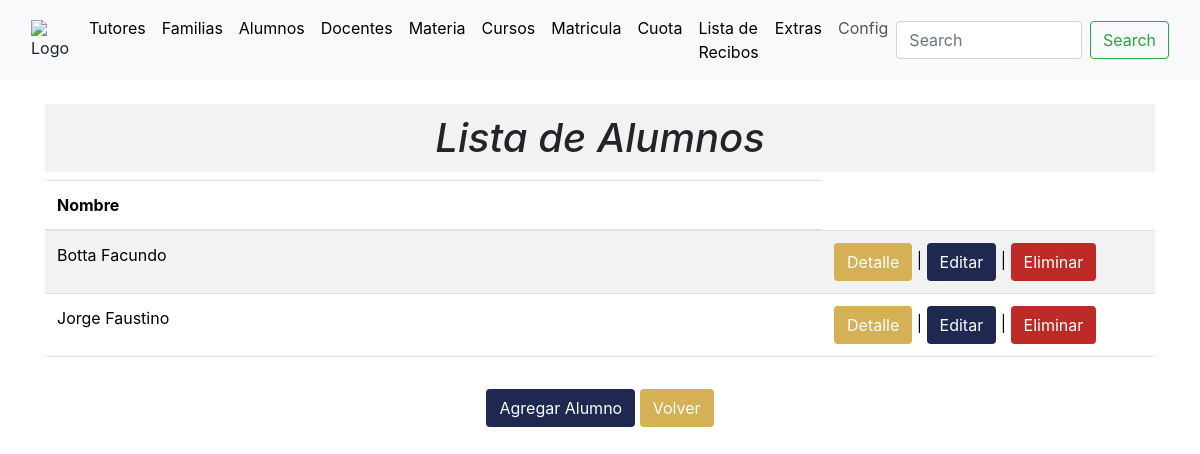
The app's page /lista_alumnos/ (signed in) with its own data.
### academico/models.py (models this page shows, shortened)
class Alumnos(models.Model):
    Familia = models.ForeignKey(Familia, on_delete=models.CASCADE)
    curso = models.ForeignKey(Cursos, on_delete=models.CASCADE, null=True, blank=True)
    Baja_Alumno = models.BooleanField()
    Casa = models.ForeignKey(Casas, on_delete=models.CASCADE)
    Colegio = models.ForeignKey(Colegios, on_delete=models.CASCADE)
    Lugar_Nacimiento = models.ForeignKey(Lugar_Nacimiento, on_delete=models.CASCADE)
    Nacionalidad = models.ForeignKey(Nacionalidad, on_delete=models.CASCADE)
    Localidad = models.ForeignKey(Localidad, on_delete=models.CASCADE)
    Apellidos = models.CharField(max_length=255)
    Nombres = models.CharField(max_length=255)
    DNI = models.CharField(max_length=255)
    Edad = models.IntegerField()
    Fecha_Nacimiento = models.DateField()
    Domicilio = models.CharField(max_length=255)
    Email_Institucional = models.EmailField()
    Email_Personal = models.EmailField()
    Escuela_Procedencia = models.CharField(max_length=255)
    Enfermedades = models.CharField(max_length=255)
    Toma_Medicamentos = models.CharField(max_length=255)
    Telefono_Urgencia = models.CharField(max_length=255)
    generos = [('V', 'Varón'),('M', 'Mujer'),]
    Sexo = models.CharField(max_length=1, choices=generos)
    def __str__(self):
        return '%s %s '%(self.Apellidos, self.Nombres)
    class Meta:
        db_table = 'Alumnos'
        verbose_name = 'Alumno'
        verbose_name_plural = 'Alumnos'

### academico/views.py (the view)
# urls.py: path('lista_alumnos/', views.lista_alumnos, name='lista_alumnos'),
@login_required
def lista_alumnos(request):
    alumnos = Alumnos.objects.all()
    Familias = Familia.objects.all()
    curso = Cursos.objects.all()
    colegio = Colegios.objects.all()
    Casa = Casas.objects.all()
    Lugar_Nacimientos = Lugar_Nacimiento.objects.all()
    Nacionalidades = Nacionalidad.objects.all()
    Localidades = Localidad.objects.all()
    context = {'alumnos': alumnos,
               'Familias':Familias,
               'Curso': curso,
               'Casa': Casa,
               'Lugar_Nacimientos': Lugar_Nacimientos,
               'Nacionalidades': Nacionalidades,
               'Localidades': Localidades,
               'colegio':colegio}
    return render(request, 'lista_alumnos.html', context)

### academico/models.py (called while the page is built)
    def __str__(self):
        return '%s '%(self.Nombre_Familia)

    def __str__(self):
        return '%s '%(self.Nombre)

    def __str__(self):
        return '%s '%(self.Nombre)

    def __str__(self):
        return '%s '%(self.Lugar)

    def __str__(self):
        return '%s '%(self.Nacionalidad)

    def __str__(self):
        return '%s '%(self.Localidad)

    def __str__(self):
        return '%s '%(self.Division)

    def __str__(self):
        return '%s '%(self.Año)

    def __str__(self):
        return '%s - %s %s'%(self.id, self.años, self.Division)

### academico/templates/lista_alumnos.html (shortened to what this page needs)
{% extends "base.html" %}
{% block content %}
<main>
  <div class="container mt-4">
    <div class="row justify-content-center">
      <div class="col-md-12 text-center">
        <h1 style="font-style: italic; background-color: #f2f2f2; padding: 10px;">Lista de Alumnos</h1>
      </div>
    </div>
    <div class="row justify-content-center">
      <div class="col-md-12"> <div class="table-responsive">
        <table class="table table-striped table-hover">
          <thead>
            <tr>
              <th style="width: 70%;">Nombre</th>
            </tr>
          </thead>
          <tbody>
            {% for alumno in alumnos|dictsort:"Apellidos" %}
              <tr>
                <td>
                  {{ alumno }}
                </td>
                <td>
                  <button type="button" class="btn" style="background-color: rgb(214,176,85); color: white;"
                          data-toggle="modal" data-target="#alumnoDetailsModal{{ alumno.pk }}">Detalle</button> |
                  <button type="button" class="btn" style="background-color: rgb(31,40,81); color: white;"
                          data-toggle="modal" data-target="#alumnoEditModal{{ alumno.pk }}">Editar</button> |
                  <button type="button" class="btn" style="background-color: rgb(190,43,39); color: white;"
                          data-toggle="modal" data-target="#alumnoDeleteModal{{ alumno.pk }}">Eliminar</button>
                </td>
              </tr>
            {% endfor %}
          </tbody>
        </table>
        </div>
      </div>
    </div>
    <div class="row justify-content-center mt-3">
      <div class="col-md-8 text-center">
        <button type="button" class="btn" style="background-color: rgb(31,40,81); color: white;" onclick="location.href='{% url 'nuevo_alumno' %}'">Agregar Alumno</button>
        <button type="button" class="btn" style="background-color: rgb(214,176,85); color: white;" onclick="location.href='{% url 'index' %}'">Volver</button>
      </div>
    </div>
  </div>
</main>
{% endblock %}

### records on screen
Alumnos: Apellidos+Nombres "Botta Facundo"
Alumnos: Apellidos+Nombres "Jorge Faustino"
